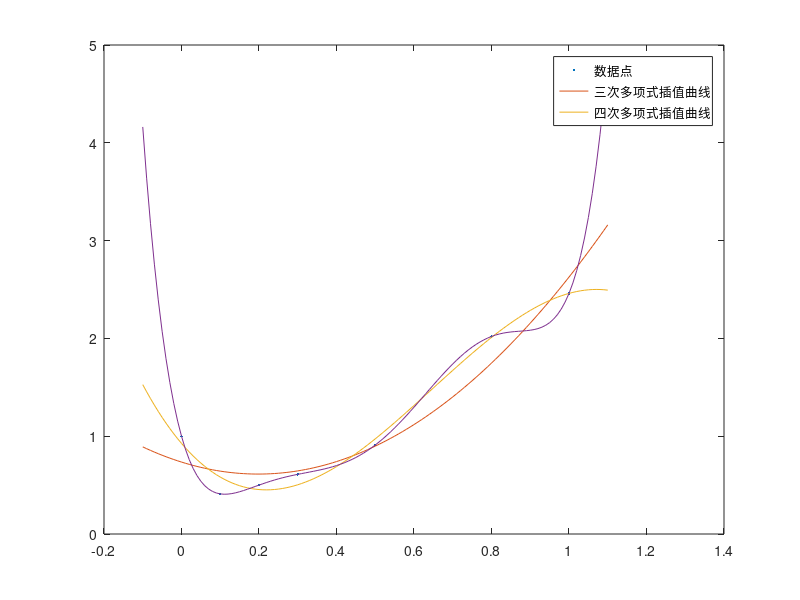

Here is the MATLAB script that generated this plot:
x = [0.0, 0.1, 0.2, 0.3, 0.5, 0.8, 1.0];
y = [1.0 0.41, 0.50, 0.61, 0.91, 2.02, 2.46];
x0 = [-0.1:0.01:1.1];

plot(x, y, '.');
hold on;
X = vander(x);
X3 = X(:,[5:7]);
X4 = X(:,[4:7]);
X6 = X(:,[1:7]);

X = X3;
theta = pinv(X'*X)*X'*y';
plot(x0, polyval(theta, x0));
hold on;
X = X4;
theta = pinv(X'*X)*X'*y';
plot(x0, polyval(theta, x0));
hold on;
X = X6;
theta = pinv(X'*X)*X'*y';
plot(x0, polyval(theta, x0));

legend("数据点","三次多项式插值曲线","四次多项式插值曲线");
